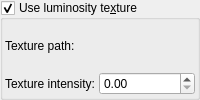
          <widget class="MyGroupBox" name="groupCheck_use_luminosity_texture">
           <property name="toolTip">
            <string>&lt;html&gt;&lt;head/&gt;&lt;body&gt;&lt;p&gt;Use image as a texture for luminosity effect.&lt;/p&gt;&lt;p&gt;Example:&lt;/p&gt;&lt;p&gt;&lt;img src=&quot;:/tooltips/tooltips_images/material - luminosity texture.jpg&quot;/&gt;&lt;/p&gt;&lt;/body&gt;&lt;/html&gt;</string>
           </property>
           <property name="title">
            <string>Use luminosity te&amp;xture</string>
           </property>
           <property name="checkable">
            <bool>true</bool>
           </property>
           <layout class="QVBoxLayout" name="verticalLayout_142">
            <property name="spacing">
             <number>2</number>
            </property>
            <property name="leftMargin">
             <number>2</number>
            </property>
            <property name="topMargin">
             <number>2</number>
            </property>
            <property name="rightMargin">
             <number>2</number>
            </property>
            <property name="bottomMargin">
             <number>2</number>
            </property>
            <item>
             <layout class="QGridLayout" name="gridLayout_96" rowstretch="0,0" columnstretch="0,0,1">
              <property name="spacing">
               <number>2</number>
              </property>
              <item row="1" column="0">
               <widget class="QLabel" name="label_379">
                <property name="text">
                 <string>Texture intensity:</string>
                </property>
               </widget>
              </item>
              <item row="0" column="0">
               <widget class="QLabel" name="label_380">
                <property name="text">
                 <string>Texture path:</string>
                </property>
               </widget>
              </item>
              <item row="0" column="1" colspan="2">
               <widget class="FileSelectWidget" name="text_file_luminosity_texture" native="true">
                <property name="sizePolicy">
                 <sizepolicy hsizetype="Expanding" vsizetype="Preferred">
                  <horstretch>0</horstretch>
                  <verstretch>0</verstretch>
                 </sizepolicy>
                </property>
                <property name="toolTip">
                 <string>&lt;html&gt;&lt;head/&gt;&lt;body&gt;&lt;p&gt;Path to image with luminosity texture&lt;/p&gt;&lt;/body&gt;&lt;/html&gt;</string>
                </property>
               </widget>
              </item>
              <item row="1" column="2">
               <widget class="MyDoubleSpinBox" name="spinbox_luminosity_texture_intensity">
                <property name="sizePolicy">
                 <sizepolicy hsizetype="Minimum" vsizetype="Maximum">
                  <horstretch>0</horstretch>
                  <verstretch>0</verstretch>
                 </sizepolicy>
                </property>
                <property name="toolTip">
                 <string>&lt;html&gt;&lt;head/&gt;&lt;body&gt;&lt;p&gt;Brightness of luminosity texture.&lt;/p&gt;&lt;/body&gt;&lt;/html&gt;</string>
                </property>
                <property name="prefix">
                 <string/>
                </property>
                <property name="suffix">
                 <string/>
                </property>
                <property name="decimals">
                 <number>2</number>
                </property>
                <property name="maximum">
                 <double>1000.000000000000000</double>
                </property>
                <property name="singleStep">
                 <double>0.100000000000000</double>
                </property>
               </widget>
              </item>
             </layout>
            </item>
           </layout>
          </widget>
